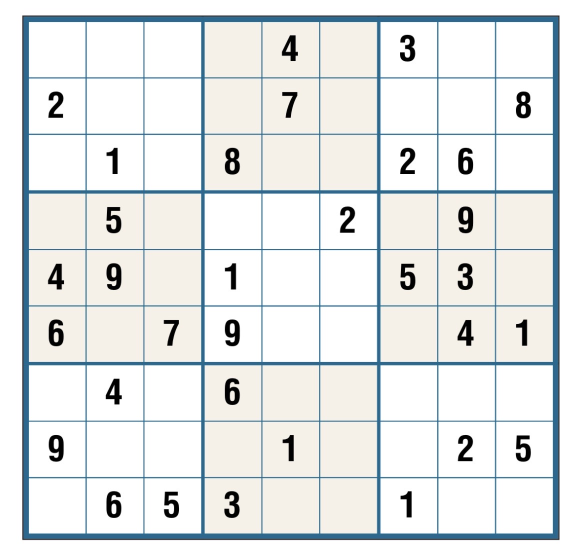
#> input picture img/IMG_8983.jpg, 1170 x 1114 px (shown at 1/2 size)
$ python -i tesseract.py   (imports and definitions only)
#> lines starting #> are read from the running program, lines starting #| are printed output that depends on the picture; after the words box and inside, x2 and y2 are one past the last pixel; in counts of white or black regions, pixels touching at a corner belong together
#> further down, picture is the input picture: shape (1114, 1170, 3); mean B, G, R 231.3, 231.4, 228.3
from __future__ import annotations

from dataclasses import dataclass
from typing import Dict, List, Optional, Tuple

import cv2
import numpy as np
import pytesseract

from vision.detect_cells import GridResult, Cell, CellStats


# ---------- Public dataclasses ----------


@dataclass(frozen=True)
class OCRCellReading:
    row: int
    col: int
    status: str  # "given", "empty", or "blocked"
    digit: Optional[int]  # 1..9 (or up to N), None if empty/blocked or low confidence
    confid: float  # best OCR confidence in [0..100], -1 if none
    raw_text: str  # raw best text from Tesseract (before filtering)


@dataclass
class OCRGridResult:
    rows: int
    cols: int
    cells: List[OCRCellReading]  # len == rows * cols, row-major
    debug: Dict[str, np.ndarray]  # optional images for inspection


@dataclass
class OcrOptions:
    """
    Tuning & thresholds for OCR-based digit extraction.
    """

    # Classification thresholds using CellStats (from detect_cells)
    blocked_ink_ratio: float = 0.4  # >= this -> consider "blocked" (filled/shaded cell)
    empty_ink_ratio: float = 0.03  # <= this -> consider "empty" (no content)
    min_digit_conf: float = 50.0  # accept digit if best conf >= this

    # Preprocessing for OCR
    inner_margin_frac: float = 0.12  # crop border to avoid grid lines
    resize_px: int = 64  # normalize to square for OCR attempts
    pad_px: int = 6  # add padding after resize

    # OCR engine config
    lang: str = "eng"
    oem: int = 1  # LSTM
    psm: int = 10  # single character
    whitelist: str = "0123456789"

    # Try a few variants and pick the best confidence
    try_variants: Tuple[str, ...] = (
        "bin_mean",
        "bin_gauss",
        "otsu",
        "bin_mean_inv",
        "otsu_inv",
        "thin",
        "thicken",
    )

    # Collect debug crops and per-variant images
    collect_debug: bool = False


def _prep_for_ocr(cell_img, out_size: int = 64) -> np.ndarray:
    """
    Preprocess a cell image for Tesseract:
    - grayscale, blur
    - adaptive threshold (invert: digits white on black background)
    - crop tight to ink
    - pad to square
    - resize to out_size
    Returns a binarized uint8 image.
    """
#> called with out_size = 64
    gray = cv2.cvtColor(cell_img, cv2.COLOR_BGR2GRAY)
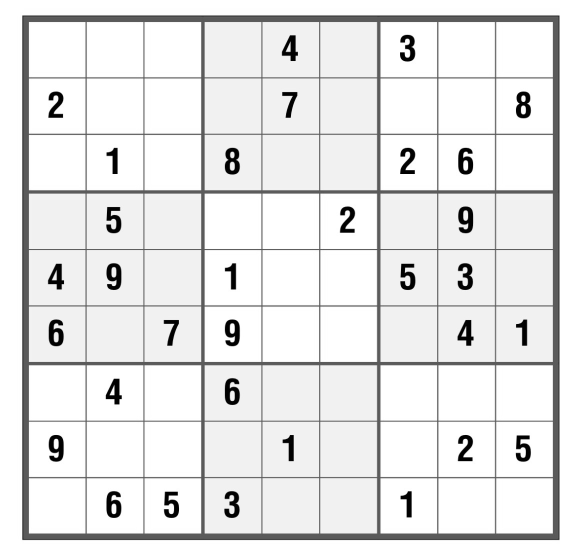
#> gray: shape (1114, 1170) (shown at 1/2 size); min 0, max 255, mean 230.4
    gray = cv2.GaussianBlur(gray, (3, 3), 0)

    # Adaptive threshold for uneven lighting
    th = cv2.adaptiveThreshold(
        gray, 255, cv2.ADAPTIVE_THRESH_GAUSSIAN_C, cv2.THRESH_BINARY_INV, 31, 7
    )
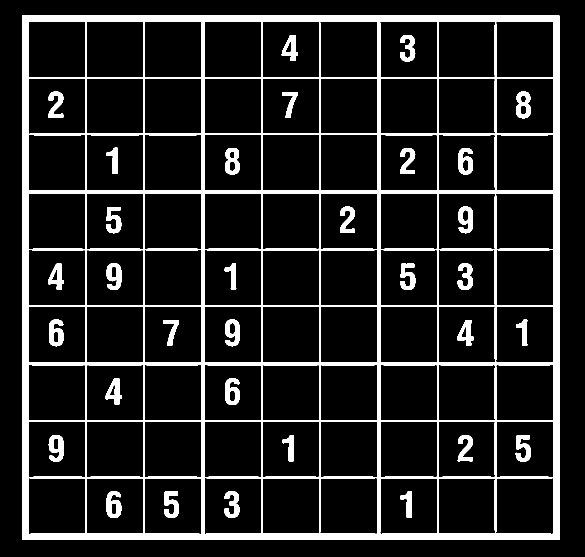
#> th: shape (1114, 1170) (shown at 1/2 size); 12% white; 33 white regions, largest, box (x1, y1, x2, y2) and area: (44, 30, 1119, 1080) 128229, (1032, 183, 1062, 237) 1062, (213, 526, 243, 580) 1056

    coords = cv2.findNonZero(th)
#> coords = contour of 156928 points, box (x1, y1, x2, y2) (44, 30, 1119, 1080), area 562789
    if coords is None:
        return cv2.resize(th, (out_size, out_size), interpolation=cv2.INTER_AREA)
    x, y, w, h = cv2.boundingRect(coords)
#> x = 44; y = 30; w = 1075; h = 1050
    roi = th[y : y + h, x : x + w]
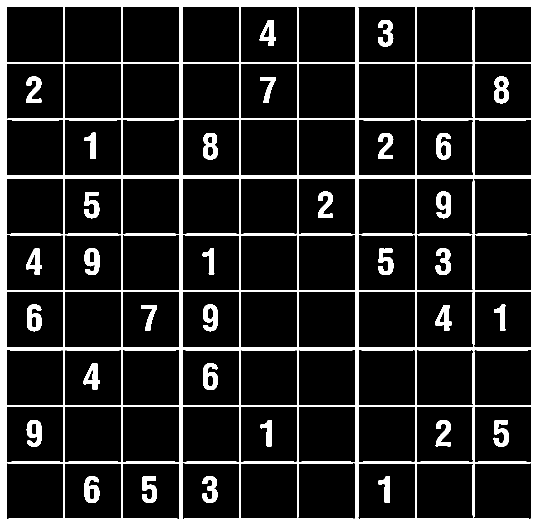
#> roi: shape (1050, 1075) (shown at 1/2 size); 13.9% white; 33 white regions, largest, box (x1, y1, x2, y2) and area: (0, 0, 1075, 1050) 128229, (988, 153, 1018, 207) 1062, (169, 496, 199, 550) 1056

    # pad to square
    s = max(w, h)
#> s = 1075
    square = np.zeros((s, s), np.uint8)
    square[:, :] = 0
    square[(s - h) // 2 : (s - h) // 2 + h, (s - w) // 2 : (s - w) // 2 + w] = roi
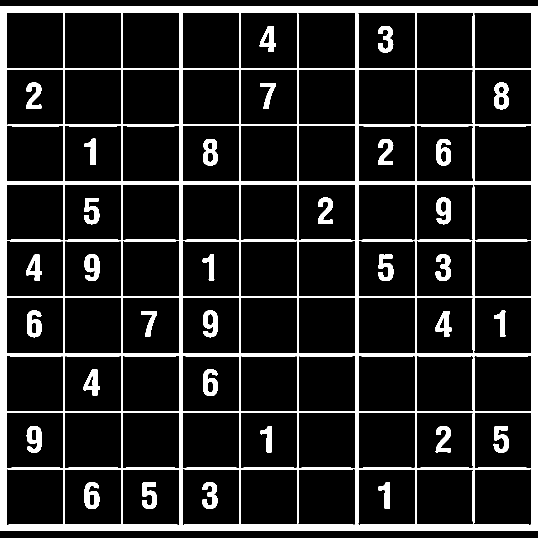
#> square: shape (1075, 1075) (shown at 1/2 size); 13.6% white; 33 white regions, largest, box (x1, y1, x2, y2) and area: (0, 12, 1075, 1062) 128229, (988, 165, 1018, 219) 1062, (169, 508, 199, 562) 1056

    # resize
    return cv2.resize(square, (out_size, out_size), interpolation=cv2.INTER_AREA)
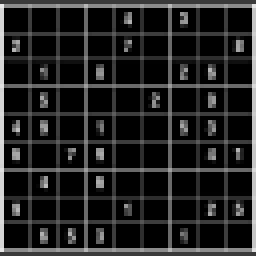
#> returned value: shape (64, 64) (shown 4 times larger); min 0, max 232, mean 34.7


# ---------- Public API ----------


# [197 lines left out: functions ocr_digits_from_grid, _read_single_cell, _prep_cell_for_ocr, _generate_variants, _tesseract_single_char, _postprocess_digit, not called in this run]


def _to_bgr(g: np.ndarray) -> np.ndarray:
    return cv2.cvtColor(g, cv2.COLOR_GRAY2BGR)

>>> import cv2
>>> picture = cv2.imread('../img/IMG_8983.jpg')
>>> result = _prep_for_ocr(picture)

$ run again, on img/IMG_8984.jpg
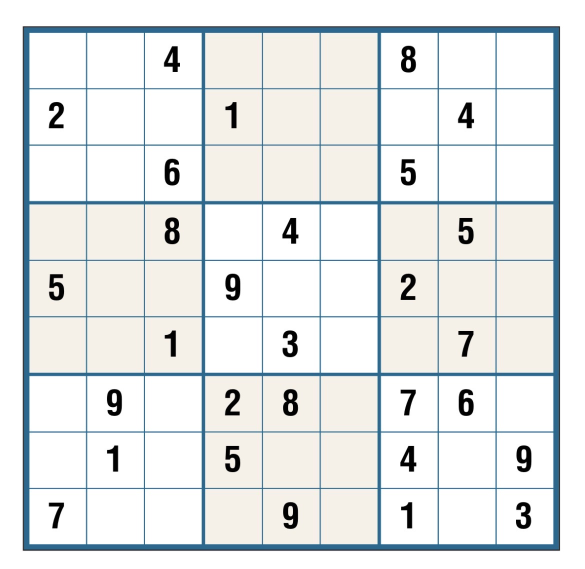
#> input picture img/IMG_8984.jpg, 1170 x 1138 px (shown at 1/2 size)
#> picture is the input picture: shape (1138, 1170, 3); mean B, G, R 232.3, 232.3, 229.3
#> in _prep_for_ocr, `th = cv2.adaptiveThreshold( gray, 255, cv2.ADAPTIVE_THRESH_GAUSSIAN_C,..`:
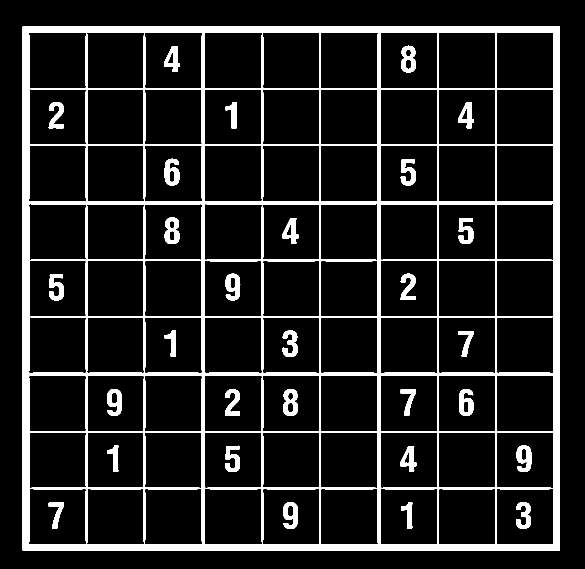
#> th: shape (1138, 1170) (shown at 1/2 size); 11.6% white; 30 white regions, largest, box (x1, y1, x2, y2) and area: (45, 52, 1120, 1102) 128186, (566, 778, 596, 832) 1069, (329, 435, 359, 488) 1056
#> coords = contour of 154102 points, box (x1, y1, x2, y2) (45, 52, 1120, 1102), area 524
#> x = 45; y = 52; w = 1075; h = 1050
#> roi: shape (1050, 1075); 13.7% white; 30 white regions, largest, box (x1, y1, x2, y2) and area: (0, 0, 1075, 1050) 128186, (521, 726, 551, 780) 1069, (284, 383, 314, 436) 1056
#> s = 1075
#> square: shape (1075, 1075); 13.3% white; 30 white regions, largest, box (x1, y1, x2, y2) and area: (0, 12, 1075, 1062) 128186, (521, 738, 551, 792) 1069, (284, 395, 314, 448) 1056
#> in _prep_for_ocr, `return cv2.resize(square, (out_size, out_size), interpolation=cv2.INTE..`:
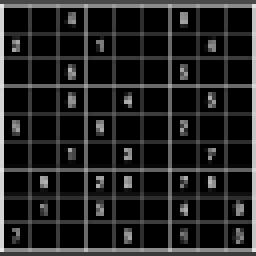
#> returned value: shape (64, 64) (shown 4 times larger); min 0, max 232, mean 34.1

$ run again, on img/IMG_8985.jpg
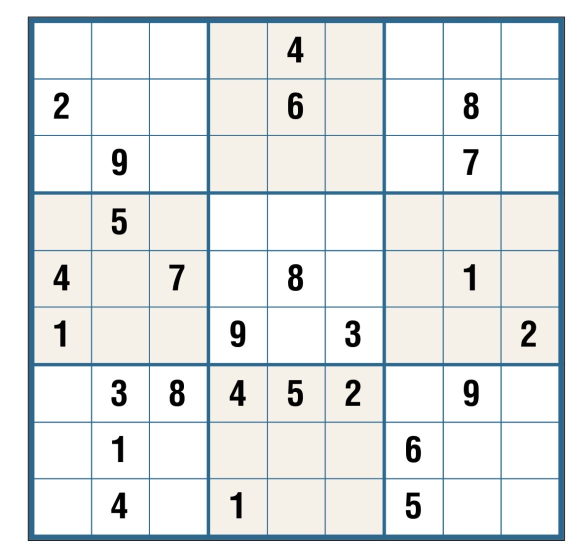
#> input picture img/IMG_8985.jpg, 1170 x 1115 px (shown at 1/2 size)
#> picture is the input picture: shape (1115, 1170, 3); mean B, G, R 232.3, 232.4, 229.3
#> in _prep_for_ocr, `th = cv2.adaptiveThreshold( gray, 255, cv2.ADAPTIVE_THRESH_GAUSSIAN_C,..`:
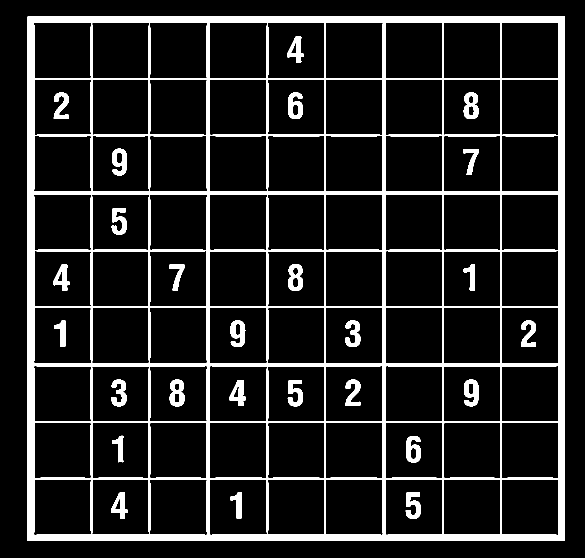
#> th: shape (1115, 1170) (shown at 1/2 size); 11.6% white; 27 white regions, largest, box (x1, y1, x2, y2) and area: (55, 33, 1130, 1082) 128539, (339, 759, 369, 813) 1069, (576, 528, 606, 582) 1066
#> coords = contour of 151807 points, box (x1, y1, x2, y2) (55, 33, 1130, 1082), area 0
#> x = 55; y = 33; w = 1075; h = 1049
#> roi: shape (1049, 1075); 13.5% white; 27 white regions, largest, box (x1, y1, x2, y2) and area: (0, 0, 1075, 1049) 128539, (284, 726, 314, 780) 1069, (521, 495, 551, 549) 1066
#> s = 1075
#> square: shape (1075, 1075); 13.1% white; 27 white regions, largest, box (x1, y1, x2, y2) and area: (0, 13, 1075, 1062) 128539, (284, 739, 314, 793) 1069, (521, 508, 551, 562) 1066
#> in _prep_for_ocr, `return cv2.resize(square, (out_size, out_size), interpolation=cv2.INTE..`:
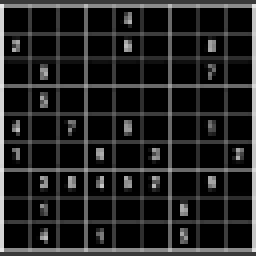
#> returned value: shape (64, 64) (shown 4 times larger); min 0, max 232, mean 33.5
